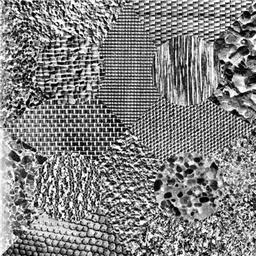
#> input picture Image_Recognition/A2/tema5_actividad.png, 256 x 256 px, shrunk from 512 x 512 before the run
$ jupyter execute --allow-errors entrega_a2_Isorna_def.ipynb
#> lines starting #> are read from the running program, lines starting #| are printed output that depends on the picture
# Trabajo: Detección de texturas

El objetivo de esta actividad es profundizar en la detección de texturas y en el uso de descriptores basados en entropía.

Los puntos que trataremos serán los siguientes:
* Librerías, preprocesado y visualizacion de imagen
* Implementación de la función de entrpía
* Calculo de entropía para conjuntos de píxeles de tamaño variable (3x3,5x5,7x7)
* Analisis y comparación de los resultados

## Importación de librerías y carga de imagen

[cell 1]
# Librerías
from skimage import data
from skimage import io
from skimage.transform import resize
from skimage import color
from math import log

import matplotlib.pyplot as plt
import numpy as np

# Cargamos la imagen
s = "tema5_actividad.png"
myim = io.imread(s)
#> myim is the input picture: shape (256, 256, 4); mean R, G, B, A 129.6, 129.6, 129.6, 254.5

# La imagen tiene 3 canales asi que hacemos un cambio a gris
im = color.rgb2gray(myim)
print('shape = {}'.format(im.shape))
#| shape = (256, 256)

# la mostramos
io.imshow(im)

## Implementación de la funcion entropia

Para la función entropía vamos a ejecutar los siguientes pasos:
* Selección de la región de la imagen variable (según el numero de vecinos)
* Histograma de la región
* Calculo de entropia tras el cálculo probabilidades y logaritmos (pa = Na/Len)

Dado que el algoritmo es un poco lento de ejecutar en toda la imagen hemos hecho una función alternativa (LocalEntropy_fast) que simplemente es igual a la original (localEntropy) pero eliminando todo lo innecesario

[cell 2]
sh = im.shape
#> sh = (256, 256)
milen = sh[0]*sh[1]
#> milen = 65536
print('Forma de la matriz imagen: \t {}'.format(sh))
#| Forma de la matriz imagen: 	 (256, 256)
print('Número de píxeles totales: \t {} píxeles'.format(milen))
#| Número de píxeles totales: 	 65536 píxeles

[cell 3]
# --- Definimos la función del calculo de la entropia
def LocalEntropy(Im,n,x,y,bins,info):
    """
    Funcion que calcula la entropia local de una imagen
    Im = Imagen en escala de grises
    n = tamaño de la celdilla
    x = posicion X del pixel a calcular
    Y = posicion Y del pixel a calcular
    info = 0 -> Devolvemos solo la entropía
    info = 1 -> Devolvemos mas información
    """

    # seleccionamos la matriz correspondiente
    localm = Im[(y-n):(y+n+1),(x-n):(x+n+1)]
    hist, bin_edges = np.histogram(localm,bins) #print(hist,bin_edges)
    #Calculamos la entropía como suma de probabilidades por su logaritmo
    sump = 0
    mlen = (n+2)*(n+2)

    for i  in hist:
        if (i!=0):
            pp = i/(mlen)   # probabilidad parcial
            lpp = log(pp) # log probabilidad parcial
            prod = pp*lpp # hacemos el producto
            sump += prod  # calculamos entropia
            #print(pp)
            #print(prod)
    ent = -1*sump
    if (info==1):
        return ent,localm,hist,bin_edges
    else:
        return ent

# --------------------------------------------------------------
# La función a continuación se basa en la propiedad multiplicativa de matrices
# para evitar hacer sumas parciales y logartimos de cada termino

def LocalEntropy_fast2(Im,n,x,y,bins):
    """
    Funcion que calcula la entropia local de una imagen
    Im = Imagen en escala de grises, n = tamaño de la celdilla
    x,y = posicion X,Y del pixel a calcular
    """
    mlen = (n+2)*(n+2)

    # seleccionamos la matriz correspondiente
    localm = Im[(y-n):(y+n+1),(x-n):(x+n+1)]
    t, bin_edges = np.histogram(localm,bins)
    t = t[t != 0]
    t = t/mlen
    ent = -np.dot(t,np.log(t.T))

    return ent

# --------------------------------------------------------------

# Funcion para iterar en toda la imagen
def iter_LocalEntropy(Im,n,bins,sh):
    """"
    Función que itera la entropía en toda la imagen
    Im,n,bins,sh -> Imagen, tamaño celdilla, número de bins para el histograma, shape de la imagen
    """
    aux = np.zeros((sh[0],sh[1]))

    # hacemos una iteracion en toda la imagen
    for j in range(n,sh[0]-n):
        for i in range(n,sh[1]-n):
            aux[j,i] = LocalEntropy_fast2(im,n,i,j,bins)

    return aux

## Calculo de entropía para conjuntos de píxeles de tamaño variable (3x3,5x5,7x7)

[cell 4]
# hacemos una iteración para los distintos tamaños de celdilla
a = 0
bins = 10
sh = im.shape
new = np.zeros((3,sh[0],sh[1]))

# bucle con los distintos tamaños de vecindades
#> (the rest of this cell did not finish here and is left out)

##  Analisis y comparación de los resultados

[cell 5]
a = 0
plt.figure(1,figsize=(15,15))

# hacemos un bucle que va truncando y "ploteando" los resultados
for i in [3,5,7]:
    size = i # 3X3, 5x5, 7x7...
    n = size // 2
    print(n)

    # lo arreglamos quitando los bordes (quitamos los 0)
    arr = new[a,n:-n,n:-n]
    new_arr = ((arr - arr.min()) * (1/(arr.max() - arr.min()) * 255)).astype('uint8')

    # dibujamos los resultados
    a += 1
    ax = plt.subplot(1,3,a)
    ax.set_title('Entropia con matriz {}x{}'.format(i,i))


    io.imshow(new_arr)
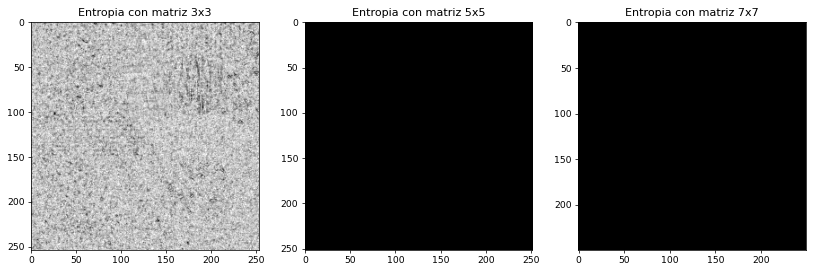
#> figure drawn by matplotlib, 3 panels
